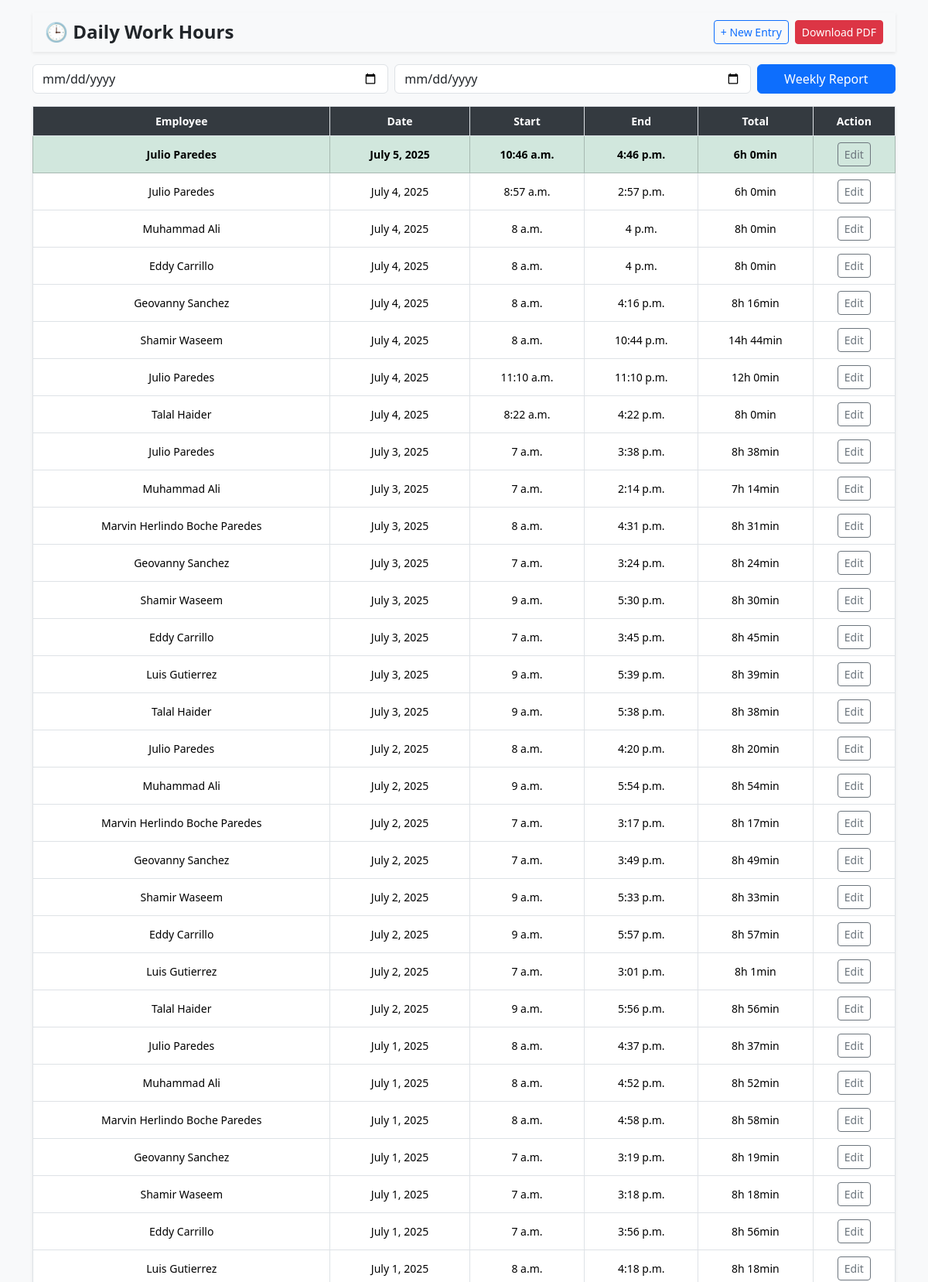
The app's page /lista/ (upper part) with its own data.
### registros/models.py (models this page shows, shortened)
class Registro(models.Model):
    EMPLEADOS_CHOICES = [
        ('Julio Paredes', 'Julio Paredes'),
        ('Muhammad Ali', 'Muhammad Ali'),
        ('Marvin Herlindo Boche Paredes', 'Marvin Herlindo Boche Paredes'),
        ('Geovanny Sanchez', 'Geovanny Sanchez'),
        ('Shamir Waseem', 'Shamir Waseem'),
        ('Eddy Carrillo', 'Eddy Carrillo'),
        ('Luis Gutierrez', 'Luis Gutierrez'),
        ('Talal Haider', 'Talal Haider'),
    ]
    nombre_empleado = models.CharField(max_length=100, choices=EMPLEADOS_CHOICES)
    fecha = models.DateField(auto_now_add=True)
    hora_inicio = models.TimeField()
    hora_fin = models.TimeField()
    total_horas = models.DecimalField(max_digits=5, decimal_places=2, blank=True, null=True)
    def total_horas_formateado(self):
        if self.hora_inicio and self.hora_fin:
            inicio = datetime.combine(datetime.today(), self.hora_inicio)
            fin = datetime.combine(datetime.today(), self.hora_fin)
            if fin < inicio:
                fin += timedelta(days=1)
            total_segundos = (fin - inicio).total_seconds()
            horas = int(total_segundos // 3600)
            minutos = int((total_segundos % 3600) // 60)
            return f"{horas}h {minutos}min"
        return ""

### registros/views.py (the view)
# urls.py: path('lista/', views.lista_registros, name='lista_registros'),
def lista_registros(request):
    registros = Registro.objects.all().order_by('-fecha')
    hoy = date.today()
    return render(request, 'registros/lista.html', {
        'registros': registros,
        'hoy': hoy
    })

### templates/registros/lista.html (shortened to what this page needs)
<!DOCTYPE html>
<html lang="en">
<head>
  <link href="https://cdn.jsdelivr.net/npm/bootstrap@5.3.3/dist/css/bootstrap.min.css" rel="stylesheet">
</head>
<body class="bg-light">
<div class="container py-3">
  <div class="btn-group-top d-flex justify-content-between align-items-center mb-3 shadow-sm px-3">
    <h4 class="fw-bold mb-0">🕒 Daily Work Hours</h4>
    <div class="d-flex gap-2">
      <a href="{% url 'registrar_horas' %}" class="btn btn-outline-primary btn-sm">+ New Entry</a>
      <a href="{% url 'reporte_semanal_pdf' %}?fecha_inicio={{ fecha_inicio }}&fecha_fin={{ fecha_fin }}" class="btn btn-danger btn-sm">Download PDF</a>
    </div>
  </div>
  <form method="get" action="{% url 'reporte_semanal' %}" class="row g-2 mb-3">
    <div class="col-5">
      <input type="date" id="fecha_inicio" name="fecha_inicio" class="form-control" placeholder="Start Date">
    </div>
    <div class="col-5">
      <input type="date" id="fecha_fin" name="fecha_fin" class="form-control" placeholder="End Date">
    </div>
    <div class="col-2">
      <button type="submit" class="btn btn-primary w-100">Weekly Report</button>
    </div>
  </form>
  <div class="table-responsive shadow-sm">
    <table class="table table-bordered table-hover align-middle bg-white text-center small">
      <thead>
        <tr>
          <th>Employee</th>
          <th>Date</th>
          <th>Start</th>
          <th>End</th>
          <th>Total</th>
          <th>Action</th>
        </tr>
      </thead>
      <tbody>
        {% for registro in registros %}
        <tr class="{% if registro.fecha == hoy %}table-success fw-semibold{% endif %}">
          <td>{{ registro.nombre_empleado }}</td>
          <td>{{ registro.fecha }}</td>
          <td>{{ registro.hora_inicio }}</td>
          <td>{{ registro.hora_fin }}</td>
          <td>{{ registro.total_horas_formateado }}</td>
          <td>
            <a href="{% url 'editar_registro' registro.id %}" class="btn btn-sm btn-outline-secondary">Edit</a>
          </td>
        </tr>
        {% empty %}
        <tr>
          <td colspan="6" class="text-muted">No records found.</td>
        </tr>
        {% endfor %}
      </tbody>
    </table>
  </div>
</div>
</body>
</html>

### templates/registros/lista.html (style rules this page uses)
.table thead th { background-color: #343a40; color: white; }
.btn-group-top { position: sticky; top: 0; z-index: 1020; background: #f8f9fa; padding: 10px 0; }

### records on screen
Registro: nombre_empleado "Julio Paredes", fecha "July 5, 2025", hora_inicio "10:46 a.m.", hora_fin "4:46 p.m.", total_horas_formateado "6h 0min"
Registro: nombre_empleado "Julio Paredes", fecha "July 4, 2025", hora_inicio "8:57 a.m.", hora_fin "2:57 p.m.", total_horas_formateado "6h 0min"
Registro: nombre_empleado "Muhammad Ali", fecha "July 4, 2025", hora_inicio "8 a.m.", hora_fin "4 p.m.", total_horas_formateado "8h 0min"
Registro: nombre_empleado "Eddy Carrillo", fecha "July 4, 2025", hora_inicio "8 a.m.", hora_fin "4 p.m.", total_horas_formateado "8h 0min"
Registro: nombre_empleado "Geovanny Sanchez", fecha "July 4, 2025", hora_inicio "8 a.m.", hora_fin "4:16 p.m.", total_horas_formateado "8h 16min"
Registro: nombre_empleado "Shamir Waseem", fecha "July 4, 2025", hora_inicio "8 a.m.", hora_fin "10:44 p.m.", total_horas_formateado "14h 44min"
Registro: nombre_empleado "Julio Paredes", fecha "July 4, 2025", hora_inicio "11:10 a.m.", hora_fin "11:10 p.m.", total_horas_formateado "12h 0min"
Registro: nombre_empleado "Talal Haider", fecha "July 4, 2025", hora_inicio "8:22 a.m.", hora_fin "4:22 p.m.", total_horas_formateado "8h 0min"
Registro: nombre_empleado "Julio Paredes", fecha "July 3, 2025", hora_inicio "7 a.m.", hora_fin "3:38 p.m.", total_horas_formateado "8h 38min"
Registro: nombre_empleado "Muhammad Ali", fecha "July 3, 2025", hora_inicio "7 a.m.", hora_fin "2:14 p.m.", total_horas_formateado "7h 14min"
Registro: nombre_empleado "Marvin Herlindo Boche Paredes", fecha "July 3, 2025", hora_inicio "8 a.m.", hora_fin "4:31 p.m.", total_horas_formateado "8h 31min"
Registro: nombre_empleado "Geovanny Sanchez", fecha "July 3, 2025", hora_inicio "7 a.m.", hora_fin "3:24 p.m.", total_horas_formateado "8h 24min"
Registro: nombre_empleado "Shamir Waseem", fecha "July 3, 2025", hora_inicio "9 a.m.", hora_fin "5:30 p.m.", total_horas_formateado "8h 30min"
Registro: nombre_empleado "Eddy Carrillo", fecha "July 3, 2025", hora_inicio "7 a.m.", hora_fin "3:45 p.m.", total_horas_formateado "8h 45min"
Registro: nombre_empleado "Luis Gutierrez", fecha "July 3, 2025", hora_inicio "9 a.m.", hora_fin "5:39 p.m.", total_horas_formateado "8h 39min"
Registro: nombre_empleado "Talal Haider", fecha "July 3, 2025", hora_inicio "9 a.m.", hora_fin "5:38 p.m.", total_horas_formateado "8h 38min"
Registro: nombre_empleado "Julio Paredes", fecha "July 2, 2025", hora_inicio "8 a.m.", hora_fin "4:20 p.m.", total_horas_formateado "8h 20min"
Registro: nombre_empleado "Muhammad Ali", fecha "July 2, 2025", hora_inicio "9 a.m.", hora_fin "5:54 p.m.", total_horas_formateado "8h 54min"
Registro: nombre_empleado "Marvin Herlindo Boche Paredes", fecha "July 2, 2025", hora_inicio "7 a.m.", hora_fin "3:17 p.m.", total_horas_formateado "8h 17min"
Registro: nombre_empleado "Geovanny Sanchez", fecha "July 2, 2025", hora_inicio "7 a.m.", hora_fin "3:49 p.m.", total_horas_formateado "8h 49min"
Registro: nombre_empleado "Shamir Waseem", fecha "July 2, 2025", hora_inicio "9 a.m.", hora_fin "5:33 p.m.", total_horas_formateado "8h 33min"
Registro: nombre_empleado "Eddy Carrillo", fecha "July 2, 2025", hora_inicio "9 a.m.", hora_fin "5:57 p.m.", total_horas_formateado "8h 57min"
Registro: nombre_empleado "Luis Gutierrez", fecha "July 2, 2025", hora_inicio "7 a.m.", hora_fin "3:01 p.m.", total_horas_formateado "8h 1min"
Registro: nombre_empleado "Talal Haider", fecha "July 2, 2025", hora_inicio "9 a.m.", hora_fin "5:56 p.m.", total_horas_formateado "8h 56min"
Registro: nombre_empleado "Julio Paredes", fecha "July 1, 2025", hora_inicio "8 a.m.", hora_fin "4:37 p.m.", total_horas_formateado "8h 37min"
Registro: nombre_empleado "Muhammad Ali", fecha "July 1, 2025", hora_inicio "8 a.m.", hora_fin "4:52 p.m.", total_horas_formateado "8h 52min"
Registro: nombre_empleado "Marvin Herlindo Boche Paredes", fecha "July 1, 2025", hora_inicio "8 a.m.", hora_fin "4:58 p.m.", total_horas_formateado "8h 58min"
Registro: nombre_empleado "Geovanny Sanchez", fecha "July 1, 2025", hora_inicio "7 a.m.", hora_fin "3:19 p.m.", total_horas_formateado "8h 19min"
Registro: nombre_empleado "Shamir Waseem", fecha "July 1, 2025", hora_inicio "7 a.m.", hora_fin "3:18 p.m.", total_horas_formateado "8h 18min"
Registro: nombre_empleado "Eddy Carrillo", fecha "July 1, 2025", hora_inicio "7 a.m.", hora_fin "3:56 p.m.", total_horas_formateado "8h 56min"
Registro: nombre_empleado "Luis Gutierrez", fecha "July 1, 2025", hora_inicio "8 a.m.", hora_fin "4:18 p.m.", total_horas_formateado "8h 18min"
